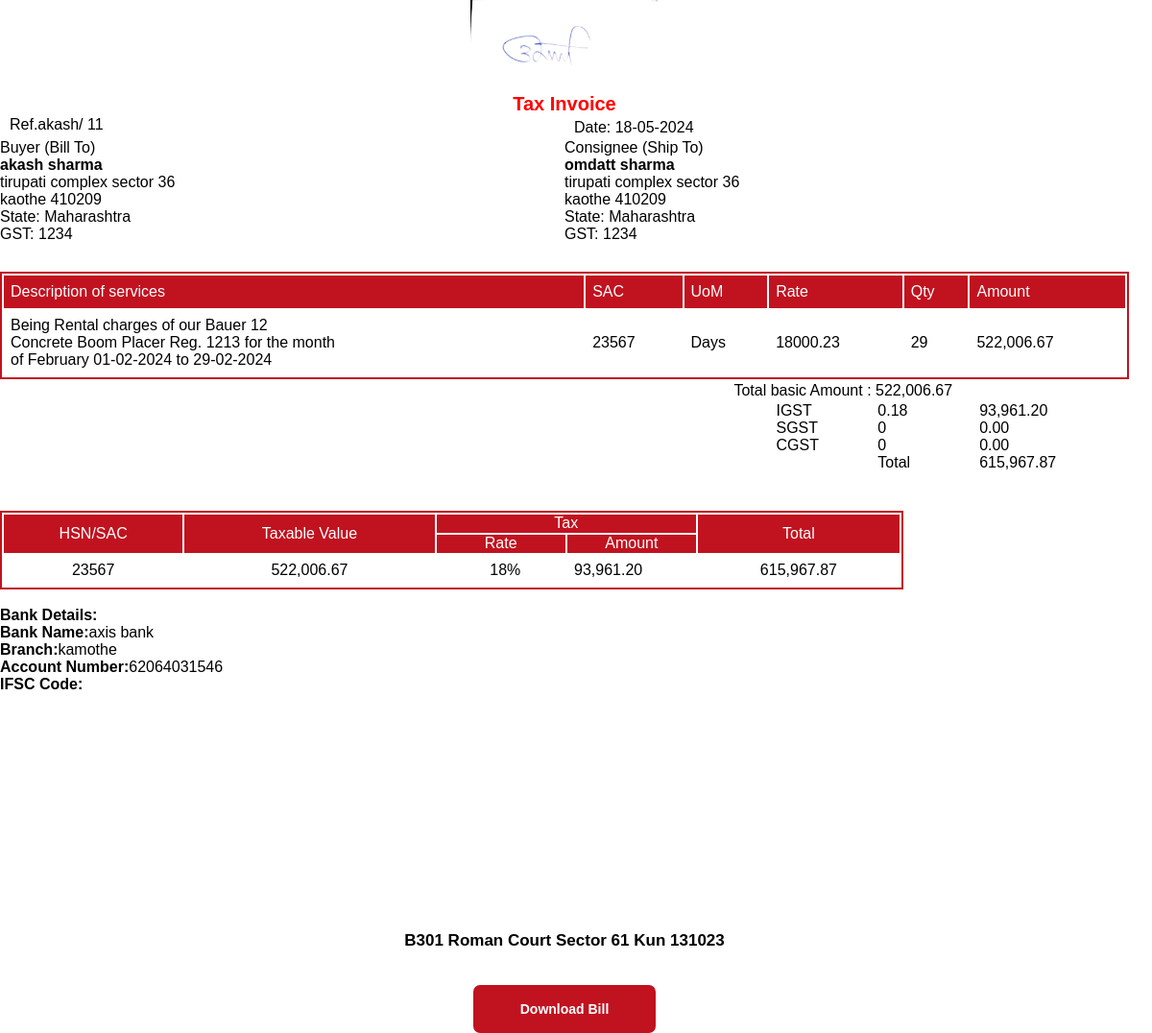
/final_bill.php?id=11 (signed in), run on the app's committed database.
### tables this page shows
CREATE TABLE `complete_profile` (
  `id` int(11) NOT NULL,
  `letter_head` varchar(30) NOT NULL,
  `bank_name` varbinary(30) NOT NULL,
  `account_num` varchar(30) NOT NULL,
  `branch` varchar(30) NOT NULL,
  `ifsc_code` varchar(30) NOT NULL,
  `account_type` varchar(30) NOT NULL,
  `companyname` varchar(40) NOT NULL
);

CREATE TABLE `bill_generated` (
  `id` int(11) NOT NULL,
  `companyname` varchar(30) NOT NULL,
  `date` varchar(30) NOT NULL,
  `bill_to_client` varchar(30) NOT NULL,
  `ship_to_client` varchar(30) NOT NULL,
  `asset_code` varchar(30) NOT NULL,
  `asset_code_make` varchar(30) NOT NULL,
  `ac_model` varchar(30) NOT NULL,
  `ac_sub_type` varchar(30) NOT NULL,
  `reg_no` varchar(30) NOT NULL,
  `billing_month` varchar(30) NOT NULL,
  `start_date` varchar(30) NOT NULL,
  `end_date` varchar(30) NOT NULL,
  `sac` varchar(30) NOT NULL,
  `uom` varchar(30) NOT NULL,
  `rate` varchar(30) NOT NULL,
  `qty` varchar(30) NOT NULL
);

CREATE TABLE `billing_clients` (
  `id` int(11) NOT NULL,
  `name` varchar(30) NOT NULL,
  `lane_address1` varchar(30) NOT NULL,
  `lane_address2` varchar(30) NOT NULL,
  `pincode` varchar(30) NOT NULL,
  `state` varchar(30) NOT NULL,
  `gst` varchar(30) NOT NULL,
  `added_by` varchar(40) NOT NULL
);

### final_bill.php (the view, shortened to what this page needs)
<?php
include "partials/_dbconnect.php";
$companyname001 = $_SESSION['companyname'];
$info=$_GET['id'];
$sql="SELECT * FROM `bill_generated` where id='$info'";
$result=mysqli_query($conn,$sql);
$row=mysqli_fetch_assoc($result);
$sql_logo_fetch="SELECT * FROM `complete_profile` where companyname='$companyname001'";
$result_fetch_logo=mysqli_query($conn , $sql_logo_fetch);
$row_logo_fetch=mysqli_fetch_assoc($result_fetch_logo);
$sql_client_info = "SELECT * FROM `billing_clients` WHERE `name` = '" . $row['bill_to_client'] . "' AND `added_by` = '$companyname001'";
$result_client_info1=mysqli_query($conn,$sql_client_info);
$row_client1=mysqli_fetch_assoc($result_client_info1);
$client_gst = substr($row_client1['gst'], 0, 2);
$sql_client_info2 = "SELECT * FROM `billing_clients` WHERE `name` = '" . $row['ship_to_client'] . "' AND `added_by` = '$companyname001'";
$result_client2=mysqli_query($conn , $sql_client_info2);
$row_client2=mysqli_fetch_assoc($result_client2);
$company_gst="SELECT * FROM `login` where companyname='$companyname001'";
$result_companygst=mysqli_query($conn , $company_gst);
$row_companygst=mysqli_fetch_assoc($result_companygst);
$company_gst_= substr($row_companygst['gst'], 0, 2);
$bank_detail="SELECT * FROM `complete_profile` where companyname='$companyname001'";
$result_bank=mysqli_query($conn , $bank_detail);
$bank_row=mysqli_fetch_assoc($result_bank);
$company_address="SELECT * FROM `login` where companyname='$companyname001'";
$result_company_address=mysqli_query($conn , $company_address);
$row_company_address=mysqli_fetch_assoc($result_company_address);
if($client_gst===$company_gst_){
    $igst=0;
    $sgst = 0.09;
    $cgst = 0.09;
}
else{
    $igst=0.18;
    $sgst=0;
    $cgst=0;
}
?>
<!DOCTYPE html>
<html lang="en">
<head>
    <link rel="stylesheet" href="style.css">
    <link rel="stylesheet" href="https://cdnjs.cloudflare.com/ajax/libs/font-awesome/6.5.2/css/all.min.css" />
</head>
<body>
    <div class="bill_body">
    <div class="logo_contaier_bill"style="background-image: url('img/<?php echo ($row_logo_fetch['letter_head']); ?>');"></div>
    <div class="tax_invoice">Tax Invoice</div>
    <div class="ref_date"><div class="ref">Ref.<?php echo $row['companyname'] .  "/" . " ". $row['id'] ?></div><div class="date">Date: <?php echo date('d-m-Y', strtotime($row['date'])); ?></div></div>
    <div class="bill_ship_to">
        <div class="bill_to_container">
            Buyer (Bill To)
            <p><a class="bankdetail" ><?php  echo $row['bill_to_client']?></a></p>
            <p><?php echo $row_client1['lane_address1'] ?></p>
            <p><?php echo $row_client1['lane_address2'] ?>  <?php echo $row_client1['pincode'] ?></p>
            <p>State: <?php echo $row_client1['state'] ?></p>
            <p>GST: <?php echo $row_client1['gst'] ?></p>
        </div>
        <div class="ship_to_container">
            Consignee (Ship To)
            <p><a class="bankdetail" ><?php  echo $row['ship_to_client']?></a></p>
            <p><?php echo $row_client2['lane_address1'] ?></p>
            <p><?php echo $row_client2['lane_address2'] ?>  <?php echo $row_client1['pincode'] ?></p>
            <p>State: <?php echo $row_client2['state'] ?></p>
            <p>GST: <?php echo $row_client2['gst'] ?></p>
        </div>
    </div>
    <table class="bill_detail">
        <th>Description of services</th>
        <th>SAC</th>
        <th>UoM</th>
        <th>Rate</th>
        <th>Qty</th>
        <th>Amount</th>
        <tr>
            <td><p>Being Rental charges of our <?php echo $row['asset_code_make'] ?> <?php echo $row['ac_model'] ?></p>
            <p>
    <?php echo $row['ac_sub_type']; ?>
    <?php if (!empty($row['reg_no'])): ?>
        Reg. <?php echo $row['reg_no']; ?>
    <?php endif; ?>
    for the month
</p>
                of <?php echo $row['billing_month'] ?> <?php echo date('d-m-Y', strtotime($row['start_date'])); ?>
               to <?php echo date('d-m-Y', strtotime($row['end_date'])); ?></p>
            </td>
            <td><p><?php echo $row['sac'] ?></p></td>
            <td><p><?php echo $row['uom'] ?></p></td>
            <td><p><?php echo $row['rate'] ?></p></td>
            <td><p><?php echo $row['qty'] ?></p></td>
            <td><?php echo number_format($row['rate'] * $row['qty'], 2, '.', ','); ?></td>
            </tr>
    </table>
    <div class="total_basic_amount">
        <div class="total_heading"><p>Total basic Amount : <?php echo number_format($row['rate'] * $row['qty'], 2, '.', ','); ?></p></div>
    </div>
    <div class="tax_calculation">
        <div class="tax_heading">
            <p>IGST</p>
            <p>SGST</p>
            <p>CGST</p>
        </div>
        <div class="tax_percent">
            <p><?php echo $igst ?></p>
            <p><?php echo $sgst ?></p>
            <p><?php echo $cgst ?></p>
            <p>Total</p>
        </div>
        <div class="tax_amount">
        <p><?php echo number_format(($row['rate'] * $row['qty']) * $igst, 2, '.', ','); ?></p>
        <p><?php echo number_format(($row['rate'] * $row['qty']) * $sgst, 2, '.', ','); ?></p>
        <p><?php echo number_format(($row['rate'] * $row['qty']) * $cgst, 2, '.', ','); ?></p>
            <p><?php
$total = ($row['rate'] * $row['qty']) + ($row['rate'] * $row['qty'] * 0.18);
echo number_format($total, 2, '.', ',');
?></p>
        </div>
    </div>
    <table class="conclusion">
        <th>HSN/SAC</th>
        <th>Taxable Value</th>
        <th class="tax_head"><div class="tax1">Tax</div>
        <div class="rate_amount"><div class="percent1">Rate</div><div class="amnt">Amount</div></div>
        </th>
        <th>Total</th>
        <tr>
            <td><?php echo $row['sac'] ?></td>
            <td><?php echo number_format($row['rate'] * $row['qty'], 2, '.', ','); ?></td>
            <td class="split"><div class="1">18%</div><div class="2"><?php echo number_format($row['rate'] * $row['qty']*0.18, 2, '.', ','); ?></div></td>
            <td><?php
$total = ($row['rate'] * $row['qty']) + ($row['rate'] * $row['qty'] * 0.18);
echo number_format($total, 2, '.', ',');
?></td>
        </tr>
    </table><br>
<div class="bankdetails">
    <div class="details">
        <p><p class="bankdetail">Bank Details:</p></p>
        <p><a class="bankdetail">Bank Name:</a><?php echo $bank_row['bank_name'] ?></p>
        <p><a class="bankdetail">Branch:</a><?php echo $bank_row['branch'] ?></p>
        <p><a class="bankdetail">Account Number:</a><?php echo $bank_row['account_num'] ?></p>
        <p><a class="bankdetail">IFSC Code:</a><?php echo $bank_row['ifsc_code'] ?></p>
    </div>
</div>
<br><br><br><br><br><br><br><br><br><br><br><br>
<p class="footer_bill"><?php echo $row_company_address['company_address'] . ' ' . $row_company_address['compnay_pincode']; ?></p>
</div>
<br><br><div class="button_container">
    <button class="print_quotation"  type="button" onclick="downloadPDF()">Download Bill</button>
    </div>
</body>
</html>

### data on the page
complete_profile: letter_head (picture), bank_name "axis bank", branch "kamothe", account_num "62064031546"
bill_generated: companyname "akash", id "11", date "18-05-2024", bill_to_client "akash sharma", ship_to_client "omdatt sharma", asset_code_make "Bauer", ac_model "12", ac_sub_type "Concrete Boom Placer", reg_no "1213", billing_month "February", start_date "01-02-2024", end_date "29-02-2024", sac "23567", uom "Days", rate "18000.23", qty "29", $row['rate'] * $row['qty'] "522,006.67", ($row['rate'] * $row['qty']) * $igst "93,961.20", ($row['rate'] * $row['qty']) * $sgst "0.00", ($row['rate'] * $row['qty']) * $cgst "0.00", total "615,967.87", $row['rate'] * $row['qty']*0.18 "93,961.20"
billing_clients: lane_address1 "tirupati complex sector 36", lane_address2 "kaothe", pincode "410209", state "Maharashtra", gst "1234", gst.gst "0.18", gst.gst "0"
billing_clients: lane_address1 "tirupati complex sector 36", lane_address2 "kaothe", state "Maharashtra", gst "1234"

### other printed values
$row_company_address['company_address'] "B301 Roman Court Sector 61 Kun"
$row_company_address['compnay_pincode'] "131023"
